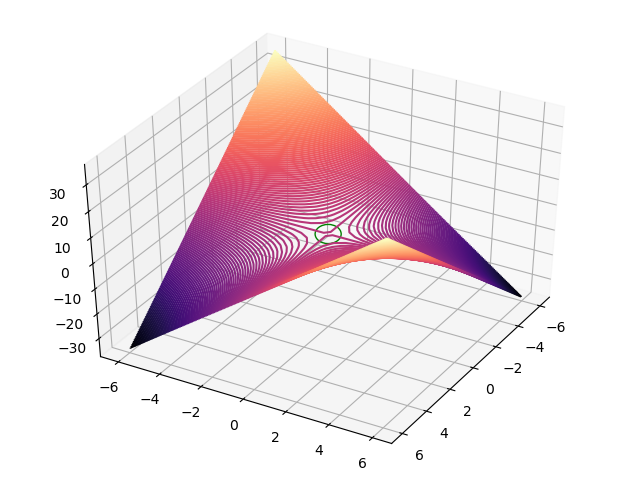

Recreate this plot in Python.
import numpy as np
from numpy import linalg as la
from mpl_toolkits import mplot3d
import matplotlib.pyplot as plt

from rosenbrock import *


def f(a, b):
    return a * b


if __name__ == "__main__":

    x = np.linspace(-6, 6, 30)
    y = np.linspace(-6, 6, 30)

    X, Y = np.meshgrid(x, y)
    Z = f(X, Y)

    fig = plt.figure()
    ax = plt.axes(projection='3d')

    ax.contour3D(X, Y, Z, 200, cmap='magma')

    c1 = plt.Circle((0, 0), 0.0040, color='green', fill=False)
    ax.add_artist(c1)

    ax.view_init(40, 30)
    fig.show()
    fig.show()
